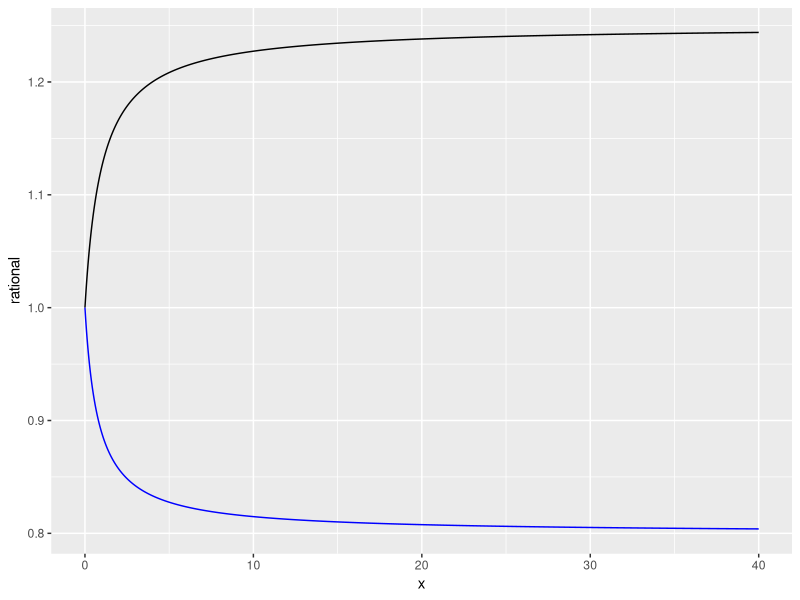
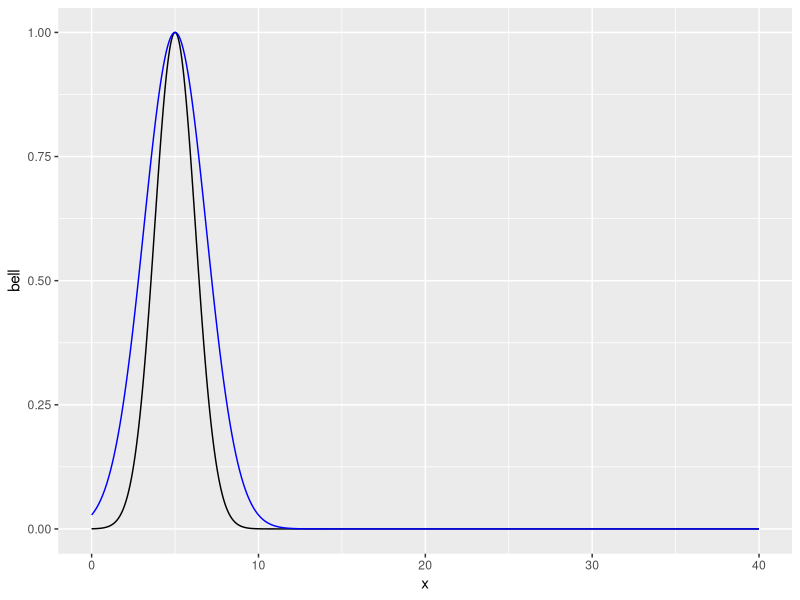
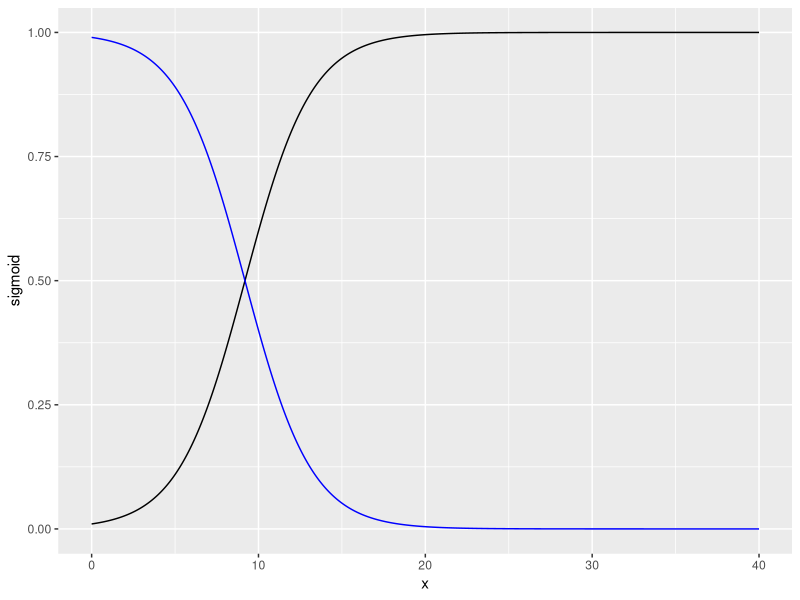

These figures' R source, in order: (Note: this script raises an error after producing the figures.)
## ---- chunk 1
library(ggplot2)
library(mime)
library(htmltools)
## ---- chunk 2
a <- 1.25
b <- 1
c <- 1
d <- 1
x <- c(seq(0,40,0.001))
rational <- (a*x+c)/(b*x+d)

a2 <- 1
b2 <- 1.25
rational2 <- (a2*x+c)/(b2*x+d)
rational_plot <- as.data.frame(cbind(x, rational, rational2))

ggplot(rational_plot, aes(x)) +
  geom_line(aes(y = rational)) +
  geom_line(aes(y = rational2), colour = "blue")

## ---- chunk 3
e <- 3
f <- 5
bell <- exp((-(x-f)^2)/e)

e2 <- 7
bell2 <- exp((-(x-f)^2)/e2)
bell_plot <- as.data.frame(cbind(x, bell, bell2))

ggplot(bell_plot, aes(x)) +
  geom_line(aes(y = bell)) +
  geom_line(aes(y = bell2), colour = "blue")
  
## ---- chunk 4
g <- 0.5
h <- 0.01

sigmoid <- (h*exp(g*x))/((h*exp(g*x))+(1-h))


g2 <- -0.5
h2 <- 0.99
sigmoid2 <- (h2*exp(g2*x))/((h2*exp(g2*x))+(1-h2))
sigmoid_plot <- as.data.frame(cbind(x, sigmoid, sigmoid2))

ggplot(sigmoid_plot, aes(x)) +
  geom_line(aes(y = sigmoid)) +
  geom_line(aes(y = sigmoid2), colour = "blue")
  
## ---- chunk 5
knitr::include_graphics("lab1_Q2.pdf") 
## ---- chunk 6
knitr::include_graphics("lab1_Q2.pdf")
## ---- chunk 7
knitr::include_graphics("lab1_Q2.pdf")
## ---- chunk 8
# parameters
I <- 1
B <- 1
M <- 0.1
DJ <- 0.5
DA <- 0.5

#variables
time <- seq(0, 50, 1)
J <- rep(0,length(time))
A <- rep(0,length(time))

# initial conditions
J[1] <- 3
A[1] <- 3

# solve
for(t in seq(1,length(time)-1,1)) {
  J[t+1]=(J[t]+I+B*A[t])*(1-M)*(1-DJ)
  A[t+1]=(A[t]+M*(J[t]+I+B*A[t])*(1-DA))
}

plot(time, J) +
  lines(A)
## ---- chunk 9
J2 <- matrix(0, nrow=length(time), ncol=5)
A2 <- matrix(0, nrow=length(time), ncol=5)

# initial conditions

J2[1,1:5] <- 3
A2[1,1:5] <- 3

Im <- seq(1, 5, 1)

# solve
for(t in seq(1,length(time)-1,1)) {
  for(I in Im){
  J2[t+1,I]=(J2[t,I]+I+B*A2[t,I])*(1-M)*(1-DJ)
  A2[t+1,I]=(A2[t,I]+M*(J2[t,I]+I+B*A2[t,I])*(1-DA))
  }
}

#plot
matplot(as.data.frame(J2),type="l")
matplot(as.data.frame(A2),type="l")
